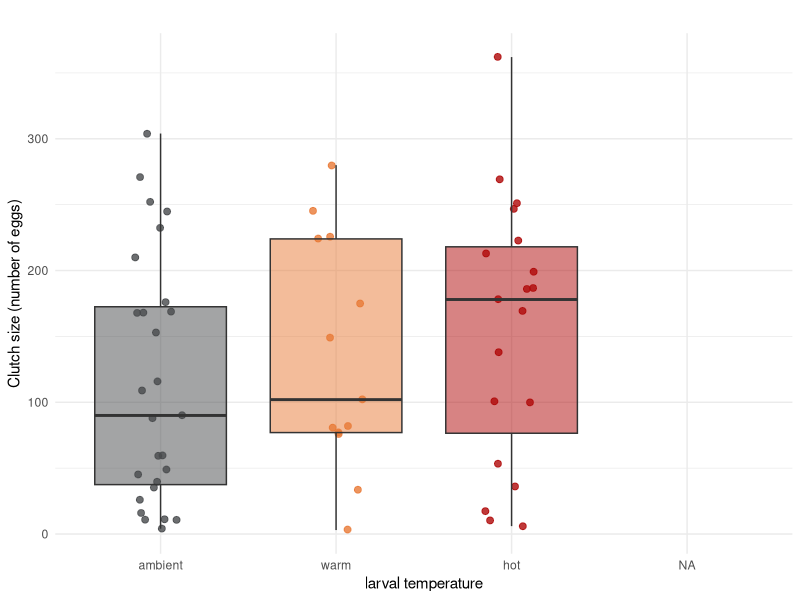
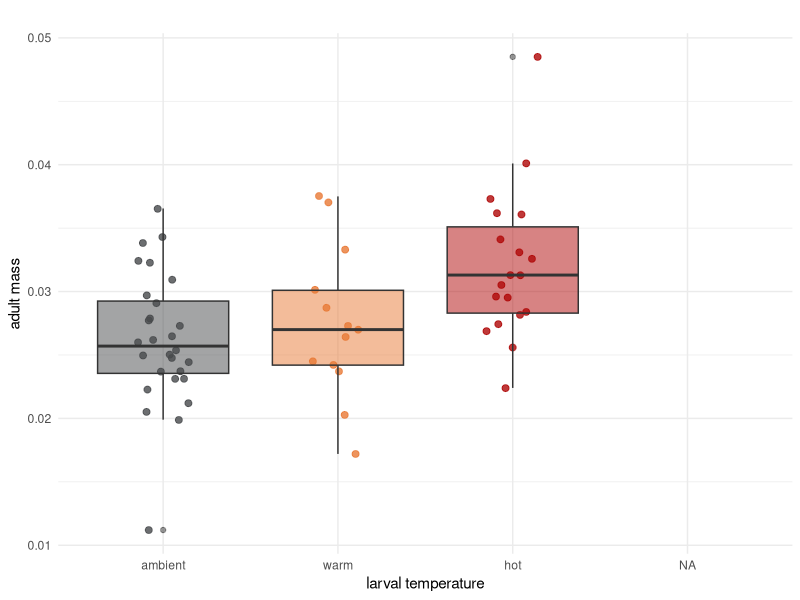
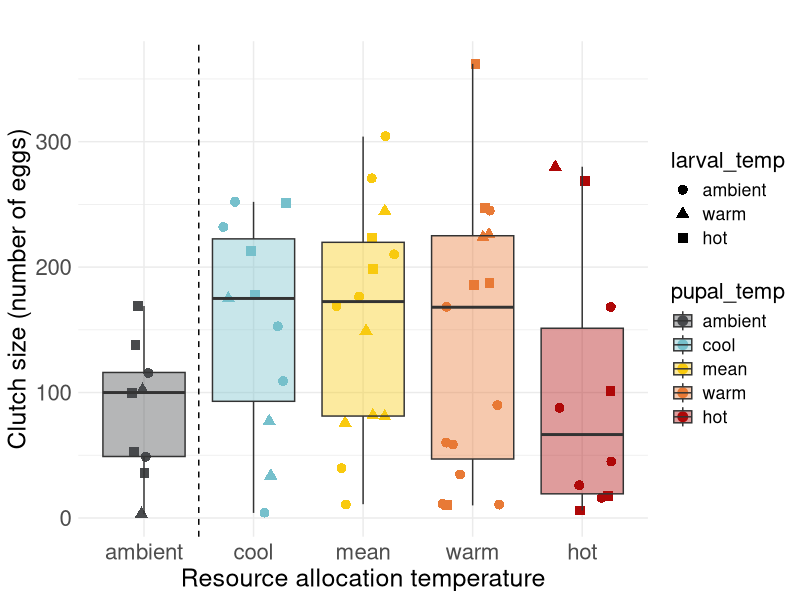
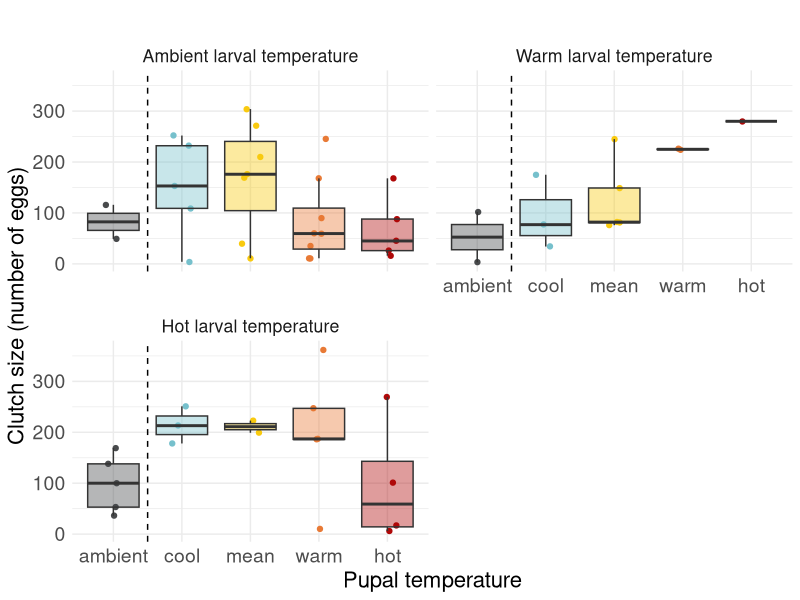
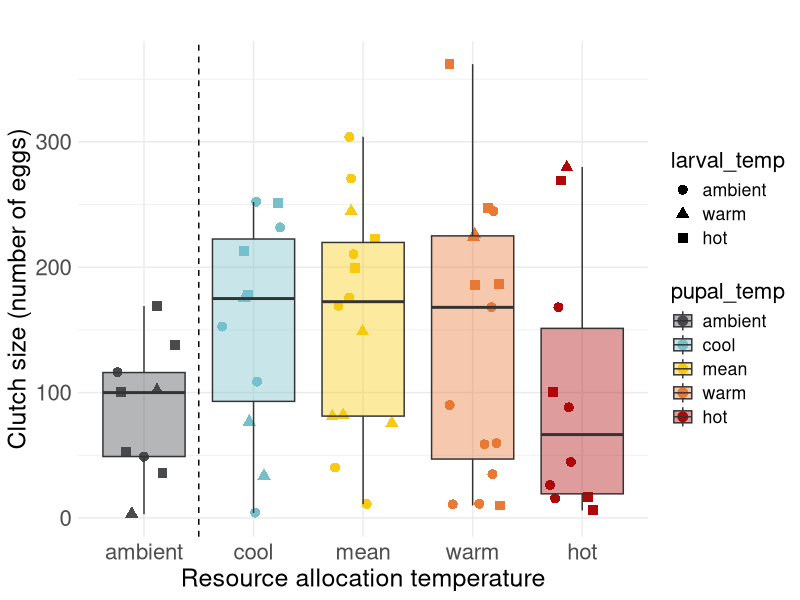
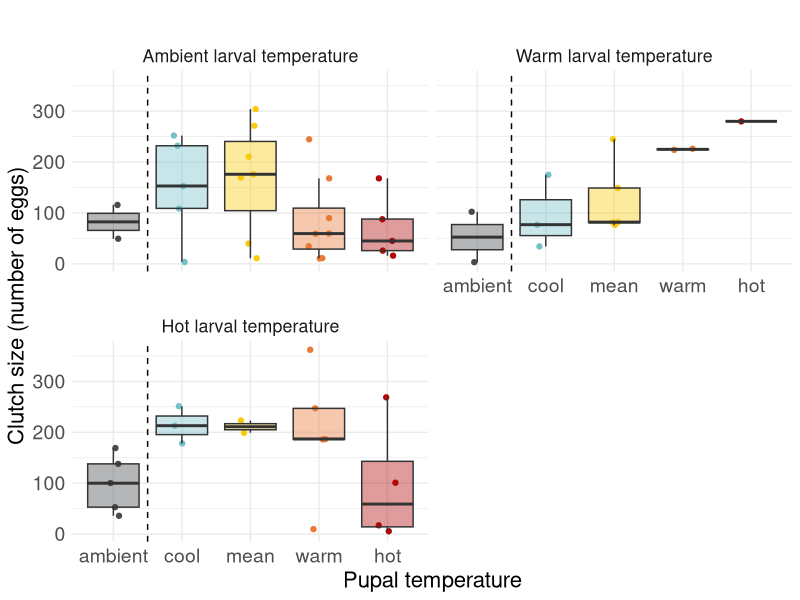

Source code (R) for these figures, in order: (Note: this script raises an error after producing the figures.)
## ---- chunk 1
library(here)
library(ggplot2)
library(tidyverse)
library(lme4)
## ---- chunk 2
#read in my dataset
results <- read.csv(here("data", "results.csv"))

#read in the blinded results
blinded_results <- read.csv(here("data", "results - blinded.csv"))

#join them together by clutch_code

results <- results %>%
  left_join(blinded_results, by = "clutch_code")


## ---- chunk 3



#convert the larval temperatures to factors
results$larval_temp <- factor(results$larval_temp,
                             levels = c("wild", "ambient", "cool", "mean", "warm", "hot")
                            )
#assign colours to the temperatures                           
temp_cols <- c(
  wild = "#D0CDCE",
  ambient = "#484A4C",
  cool    = "#76C0CC",
  mean    = "#F9CA0F",
  warm    = "#E87A36",
  hot     = "#AF0808")

## ---- chunk 4



ggplot(results, aes(x = larval_temp, y = total_eggs, fill = larval_temp)) +
  geom_jitter(aes(color = larval_temp), width = 0.15, size = 2, alpha = 0.8) +
  geom_boxplot(alpha = 0.5) +
  scale_x_discrete(labels = levels(factor(results$larval_temp))) +
  scale_fill_manual(values = temp_cols) +
  scale_color_manual(values = temp_cols) + 
  theme_minimal() +
  theme(legend.position = "none") +
  labs(x = "larval temperature", y = "Clutch size (number of eggs)", title = "")


lm3 <- lm(total_eggs ~ pupal_temp + female_mass, data = results)

summary(lm3)
## ---- chunk 5
ggplot(results, aes(x = larval_temp, y = female_mass, fill = larval_temp)) +
  geom_jitter(aes(color = larval_temp), width = 0.15, size = 2, alpha = 0.8) +
  geom_boxplot(alpha = 0.5) +
  scale_x_discrete(labels = levels(factor(results$larval_temp))) +
  scale_fill_manual(values = temp_cols) +
  scale_color_manual(values = temp_cols) + 
  theme_minimal() +
  theme(legend.position = "none") +
  labs(x = "larval temperature", y = "adult mass", title = "")
## ---- chunk 6
#Trim whitespace
results$pupal_temp <- tolower(trimws(results$pupal_temp))

#convert the PUPAL temperatures to factors
results$pupal_temp <- factor(results$pupal_temp,
                             levels = c("wild", "ambient", "cool", "mean", "warm", "hot")
                            )
#remove all rows with NA in total_eggs column
results <- results %>%
  filter(!is.na(total_eggs))

#assign colours to the temperatures                           
temp_cols <- c(
  wild = "#D0CDCE",
  ambient = "#484A4C",
  cool    = "#76C0CC",
  mean    = "#F9CA0F",
  warm    = "#E87A36",
  hot     = "#AF0808")

## ---- chunk 7

set.seed(0)

plot_1 <- ggplot(results, aes(x = pupal_temp, y = total_eggs, fill = pupal_temp)) +
  geom_jitter(aes(color = pupal_temp, shape = larval_temp), width = 0.3, alpha = 1.5, size = 3) +
  geom_boxplot( alpha = 0.4) +
  geom_vline(xintercept = 1.5, linetype = "dashed", color = "black") +
  scale_x_discrete(labels = levels(factor(results$pupal_temp))) +
  scale_fill_manual(values = temp_cols) +
  scale_color_manual(values = temp_cols) + 
  theme_minimal() +
  theme(legend.position = "right",
        text = element_text(size = 16),
  axis.title = element_text(size = 18),
  axis.text = element_text(size = 16)) +
  labs(x = "Resource allocation temperature", y = "Clutch size (number of eggs)", title = "") 

plot_1

ggsave("clutch size and pupal temp.png", plot = plot_1, width = 10, height = 6, dpi = 300)


## ---- chunk 8
plot <- ggplot(results, aes(x = pupal_temp, y = total_eggs, fill = pupal_temp)) +
  geom_jitter(aes(color = pupal_temp), width = 0.15, alpha = 1.5) +
  geom_boxplot(alpha = 0.4, outlier.shape = NA) +
  geom_vline(xintercept = 1.5, linetype = "dashed", color = "black") +
  scale_x_discrete(labels = levels(factor(results$pupal_temp))) +
  scale_fill_manual(values = temp_cols) +
  scale_color_manual(values = temp_cols) + 
  theme_minimal() +
  facet_wrap(~ larval_temp, 
             ncol = 2,
             labeller = labeller(larval_temp = c(
      ambient = "Ambient larval temperature",
      warm    = "Warm larval temperature",
      hot     = "Hot larval temperature"))) +
  labs(x = "Pupal temperature", y = "Clutch size (number of eggs)", title = "") +
  theme(
      legend.position = "none",
      text = element_text(size = 16),
      axis.title = element_text(size = 16),
      axis.text = element_text(size = 14),
      panel.spacing.y = unit(2, "lines")
    )

plot

ggsave("clutch size figure.png", width = 10, height = 8, units = "in")
## ---- chunk 9

write_csv(results, "results so far.csv")

library(lmerTest)
#modelling clutch size and pupal temperature
#using a poisson link because it is count data

#lm2.0 <- lm(total_eggs ~ pupal_temp + larval_temp, data = results)

#lm2.1 <- lm(total_eggs ~ pupal_temp + larval_temp + female_mass , data = results)

#summary(lm2.1)

lm3 <- lmer(total_eggs ~ pupal_temp + larval_temp + female_mass + (1|maternal_clutch), data = results)

summary(lm3)

confint(lm3)

anova(lm3)

#exp(fixef(lm3))
#exp(confint(lm3, parm = names(fixef(lm3))))



lm4 <- glmer(log(total_eggs) ~ pupal_temp + larval_temp + female_mass + (1|maternal_clutch), family = "poisson", data = results)

summary(lm4)

predict(lm4, type = "response")

predict(lm4, newdata = new_df, type = "response")

## ---- chunk 10
females_44 <- filter(results, maternal_clutch == "44")

mean_mass <- mean(females_44$female_mass, na.rm = TRUE)
mean_mass

new_df <- expand.grid(
  pupal_temp  = unique(results$pupal_temp),
  larval_temp = unique(results$larval_temp),
  female_mass = mean_mass,
  maternal_clutch = 44   # <-- include random effect level
)
new_df

new_df$predicted_eggs <- predict(lm4, newdata = new_df, type = "response")


pred_link <- predict(lm4, newdata = new_df, type = "link", se.fit = TRUE)

new_df$fit_link <- pred_link$fit
new_df$se_link  <- pred_link$se.fit

# 95% CI on link scale
new_df$lower <- new_df$fit_link - 1.96 * new_df$se_link
new_df$upper <- new_df$fit_link + 1.96 * new_df$se_link

# back-transform
new_df$lower <- exp(new_df$lower)
new_df$upper <- exp(new_df$upper)


## ---- chunk 11
ggplot(results, aes(x = pupal_temp, y = female_mass, fill = pupal_temp)) +
  geom_jitter(aes(color = pupal_temp), width = 0.15, size = 2, alpha = 1.5) +
  geom_boxplot(alpha = 0.4) +
  scale_x_discrete(labels = levels(factor(results$pupal_temp))) +
  scale_fill_manual(values = temp_cols) +
  scale_color_manual(values = temp_cols) + 
  theme_minimal() +
  theme(legend.position = "none") +
  labs(x = "pupal temperature" , y = "adult mass", title = "")
## ---- chunk 12
plot_2 <- ggplot(results, aes(x = pupal_temp, y = egg_mean_round_three
                    , fill = pupal_temp)) +
  geom_jitter(aes(color = pupal_temp, shape = larval_temp), width = 0.15, size = 3, alpha = 1.5) +
  geom_boxplot(alpha = 0.4, outlier.shape = NA) +
  geom_vline(xintercept = 1.5, linetype = "dashed", color = "black") +
  scale_x_discrete(labels = levels(factor(results$pupal_temp))) +
  scale_fill_manual(values = temp_cols) +
  scale_color_manual(values = temp_cols) + 
  theme_minimal() +
  theme(legend.position = "right",
        text = element_text(size = 16),
  axis.title = element_text(size = 16),
  axis.text = element_text(size = 18)) +  
  labs(x = "Resource allocation temperature", y = expression(Mean~egg~volume~(mm^3)), title = "") 
 
plot_2 

ggsave("egg volume and pupal temp.png", plot = plot_2, width = 10, height = 6, dpi = 300)


plot_3 <- ggplot(results, aes(x = pupal_temp, y = mean_area_laura_method
                    , fill = pupal_temp)) +
  geom_jitter(aes(color = pupal_temp, shape = larval_temp), width = 0.15, size = 3, alpha = 1.5) +
  geom_boxplot(alpha = 0.4, outlier.shape = NA) +
  geom_vline(xintercept = 1.5, linetype = "dashed", color = "black") +
  scale_x_discrete(labels = levels(factor(results$pupal_temp))) +
  scale_fill_manual(values = temp_cols) +
  scale_color_manual(values = temp_cols) + 
  theme_minimal() +
  theme(legend.position = "right",
        text = element_text(size = 16),
  axis.title = element_text(size = 16),
  axis.text = element_text(size = 18)) +  
  labs(x = "Resource allocation temperature", y = expression(Mean~egg~area~(mm^2)), title = "") 

plot_3 

ggsave("egg area and pupal temp.png", plot = plot_3, width = 10, height = 6, dpi = 300)

## ---- chunk 13
#looking at repeatability of mean egg size - not really important anymore because i have done it on the raw results
ggplot(results, aes(x = egg_mean, y = egg_mean_blinded)) +
  geom_point() +
  geom_abline(intercept = 0, slope = 1)

lm4 <- lm(egg_mean_blinded ~ egg_mean, data = results)

summary(lm4)




ggplot(results, aes(x = egg_mean_round_three, y = mean_area_laura_method)) +
  geom_point()

lm5 <- lm(egg_mean_round_three ~ mean_area_laura_method, data = results)

summary(lm5)


## ---- chunk 14
#model egg volume and pupal temperature
lm1 <- lm(egg_mean_round_three ~ pupal_temp + female_mass, data = results)

summary(lm1) 

confint(lm1)

anova(lm1)

TukeyHSD(aov(lm1))
## ---- chunk 15
#looking for a tradeoff
ggplot(results, aes(x = egg_mean_round_three, y = total_eggs, fill = pupal_temp)) +
  geom_jitter(aes(color = pupal_temp)) +
  theme_minimal() +
  scale_color_manual(values = temp_cols) +
  labs(
    x = expression(egg~volume~(mm^3)),
    y = "Clutch size (number of eggs)",
    title = ""
  )
